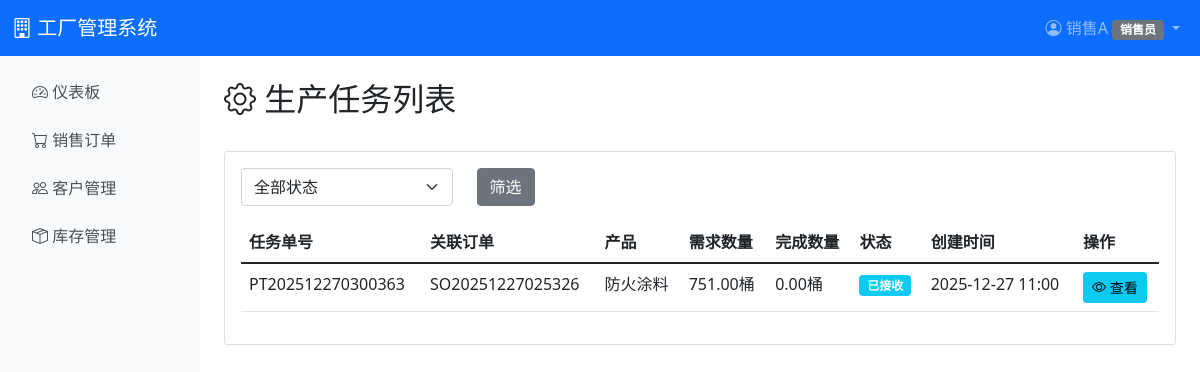
Page /production/tasks/ (signed in) on the earlier database version.
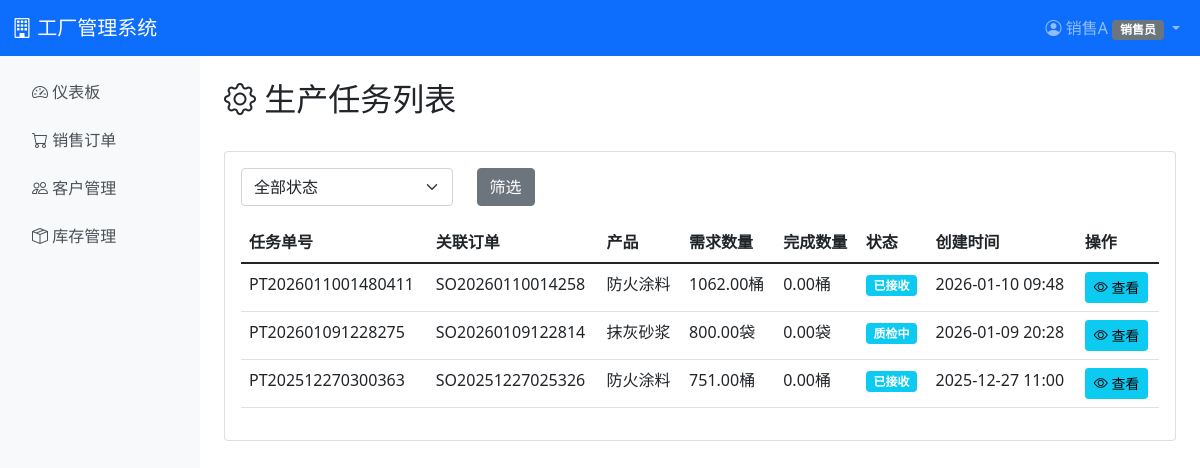
Same page on the later database version.
### production/models.py (models this page shows, shortened)
class ProductionTask(models.Model):
    STATUS_CHOICES = [
        ('pending', '待接收'),
        ('received', '已接收'),
        ('material_preparing', '备料中'),
        ('in_production', '生产中'),
        ('qc_checking', '质检中'),
        ('completed', '已完成'),
        ('cancelled', '已取消'),
    ]
    task_no = models.CharField(max_length=50, unique=True, verbose_name='任务单号')
    order = models.ForeignKey(SalesOrder, on_delete=models.CASCADE, related_name='production_tasks', verbose_name='关联订单')
    product = models.ForeignKey(Product, on_delete=models.PROTECT, verbose_name='产品')
    required_quantity = models.DecimalField(max_digits=10, decimal_places=2, validators=[MinValueValidator(0.01)], verbose_name='需求数量')
    completed_quantity = models.DecimalField(max_digits=10, decimal_places=2, default=0, verbose_name='完成数量')
    status = models.CharField(max_length=20, choices=STATUS_CHOICES, default='pending', verbose_name='状态')
    received_by = models.ForeignKey('auth.User', on_delete=models.SET_NULL, null=True, blank=True, related_name='received_tasks', verbose_name='接收人')
    received_at = models.DateTimeField(null=True, blank=True, verbose_name='接收时间')
    started_at = models.DateTimeField(null=True, blank=True, verbose_name='开始时间')
    completed_at = models.DateTimeField(null=True, blank=True, verbose_name='完成时间')
    remark = models.TextField(blank=True, verbose_name='备注')
    created_at = models.DateTimeField(auto_now_add=True, verbose_name='创建时间')
    updated_at = models.DateTimeField(auto_now=True, verbose_name='更新时间')
    class Meta:
        verbose_name = '生产任务单'
        verbose_name_plural = '生产任务单'
        ordering = ['-created_at']

### sales/models.py (models this page shows, shortened)
class SalesOrder(models.Model):
    STATUS_CHOICES = [
        ('pending', '待销售审批'),
        ('approved', '销售已审批'),
        ('warehouse_pending', '待库存审批'),
        ('warehouse_approved', '库存已审批'),
        ('rejected', '已退回'),
        ('in_production', '生产中'),
        ('ready_to_ship', '待发货'),
        ('shipped', '已发货'),
        ('completed', '已完成'),
        ('cancelled', '已取消'),
    ]
    order_no = models.CharField(max_length=50, unique=True, verbose_name='订单号')
    customer = models.ForeignKey(Customer, on_delete=models.PROTECT, verbose_name='客户')
    salesperson = models.ForeignKey('auth.User', on_delete=models.PROTECT, related_name='sales_orders', verbose_name='销售员')
    status = models.CharField(max_length=20, choices=STATUS_CHOICES, default='pending', verbose_name='状态')
    total_amount = models.DecimalField(max_digits=12, decimal_places=2, default=0, verbose_name='订单总额')
    reserve_inventory = models.BooleanField(default=False, verbose_name='预占库存')
    approved_by = models.ForeignKey('auth.User', on_delete=models.SET_NULL, null=True, blank=True, related_name='approved_orders', verbose_name='销售审批人')
    approved_at = models.DateTimeField(null=True, blank=True, verbose_name='销售审批时间')
    warehouse_approved_by = models.ForeignKey('auth.User', on_delete=models.SET_NULL, null=True, blank=True, related_name='warehouse_approved_orders', verbose_name='库存审批人')
    warehouse_approved_at = models.DateTimeField(null=True, blank=True, verbose_name='库存审批时间')
    rejected_by = models.ForeignKey('auth.User', on_delete=models.SET_NULL, null=True, blank=True, related_name='rejected_orders', verbose_name='退回人')
    rejected_at = models.DateTimeField(null=True, blank=True, verbose_name='退回时间')
    reject_reason = models.TextField(blank=True, verbose_name='退回原因')
    remark = models.TextField(blank=True, verbose_name='备注')
    created_at = models.DateTimeField(auto_now_add=True, verbose_name='创建时间')
    updated_at = models.DateTimeField(auto_now=True, verbose_name='更新时间')
    class Meta:
        verbose_name = '销售订单'
        verbose_name_plural = '销售订单'
        ordering = ['-created_at']

### inventory/models.py (models this page shows, shortened)
class Product(models.Model):
    sku = models.CharField(max_length=50, unique=True, verbose_name='SKU编码')
    name = models.CharField(max_length=200, verbose_name='产品名称')
    category = models.ForeignKey(ProductCategory, on_delete=models.PROTECT, null=True, blank=True, verbose_name='分类')
    specification = models.TextField(blank=True, verbose_name='规格说明')
    sale_price = models.DecimalField(max_digits=10, decimal_places=2, verbose_name='售价')
    safety_stock = models.DecimalField(max_digits=10, decimal_places=2, default=0, verbose_name='安全库存')
    unit = models.CharField(max_length=20, default='件', verbose_name='单位')
    created_at = models.DateTimeField(auto_now_add=True, verbose_name='创建时间')
    updated_at = models.DateTimeField(auto_now=True, verbose_name='更新时间')
    class Meta:
        verbose_name = '成品'
        verbose_name_plural = '成品'
        ordering = ['sku']

### production/views.py (the view)
# urls.py: path('tasks/', views.task_list, name='task_list'),
@login_required
@role_required('production', 'ceo')
def task_list(request):
    tasks = ProductionTask.objects.select_related('order', 'product').all()
    status_filter = request.GET.get('status', '')
    if status_filter:
        tasks = tasks.filter(status=status_filter)
    context = {
        'tasks': tasks,
        'status_filter': status_filter,
    }
    return render(request, 'production/task_list.html', context)

### accounts/models.py (called while the page is built)
    def has_permission(self, permission_code):
        if self.role == 'ceo':
            return True
        role_permissions = self.get_role_default_permissions()
        if permission_code in role_permissions:
            return True
        return self.permissions.filter(code=permission_code).exists()

### accounts/templatetags/permission_tags.py (called while the page is built)
@register.filter
def has_permission(user, permission_code):
    if not user or not user.is_authenticated:
        return False
    try:
        profile = user.profile
        return profile.has_permission(permission_code)
    except AttributeError:
        return False

### templates/production/task_list.html (shortened to what this page needs)
{% extends 'base.html' %}
{% block content %}
<div class="d-flex justify-content-between align-items-center mb-4">
    <h2><i class="bi bi-gear"></i> 生产任务列表</h2>
</div>
<div class="card">
    <div class="card-body">
        <form method="get" class="mb-3">
            <div class="row">
                <div class="col-md-3">
                    <select name="status" class="form-select">
                        <option value="">全部状态</option>
                    </select>
                </div>
                <div class="col-md-2">
                    <button type="submit" class="btn btn-secondary">筛选</button>
                </div>
            </div>
        </form>
        <div class="table-responsive">
            <table class="table table-hover">
                <thead>
                    <tr>
                        <th>任务单号</th>
                        <th>关联订单</th>
                        <th>产品</th>
                        <th>需求数量</th>
                        <th>完成数量</th>
                        <th>状态</th>
                        <th>创建时间</th>
                        <th>操作</th>
                    </tr>
                </thead>
                <tbody>
                    {% for task in tasks %}
                    <tr>
                        <td>{{ task.task_no }}</td>
                        <td>{{ task.order.order_no }}</td>
                        <td>{{ task.product.name }}</td>
                        <td>{{ task.required_quantity }}{{ task.product.unit }}</td>
                        <td>{{ task.completed_quantity }}{{ task.product.unit }}</td>
                        <td>
                            {% if task.status == 'pending' %}
                            <span class="badge bg-secondary">待接收</span>
                            {% elif task.status == 'received' %}
                            <span class="badge bg-info">已接收</span>
                            {% elif task.status == 'material_preparing' %}
                            <span class="badge bg-warning">备料中</span>
                            {% elif task.status == 'in_production' %}
                            <span class="badge bg-primary">生产中</span>
                            {% elif task.status == 'qc_checking' %}
                            <span class="badge bg-info">质检中</span>
                            {% elif task.status == 'completed' %}
                            <span class="badge bg-success">已完成</span>
                            {% endif %}
                        </td>
                        <td>{{ task.created_at|date:"Y-m-d H:i" }}</td>
                        <td>
                            <a href="{% url 'production:task_detail' task.pk %}" class="btn btn-sm btn-info">
                                <i class="bi bi-eye"></i> 查看
                            </a>
                        </td>
                    </tr>
                    {% empty %}
                    <tr>
                        <td colspan="8" class="text-center text-muted">暂无生产任务</td>
                    </tr>
                    {% endfor %}
                </tbody>
            </table>
        </div>
    </div>
</div>
{% endblock %}

Differences in the rows shown:
added ProductionTask: task_no "PT2026011001480411", order.order_no "SO20260110014258", product.name "防火涂料", required_quantity "1062.00", product.unit "桶", completed_quantity "0.00", status "已接收", created_at "2026-01-10 09:48"
added ProductionTask: task_no "PT202601091228275", order.order_no "SO20260109122814", product.name "抹灰砂浆", required_quantity "800.00", product.unit "袋", completed_quantity "0.00", status "质检中", created_at "2026-01-09 20:28"
